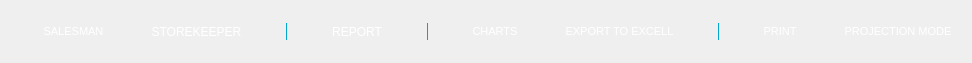
          <widget class="QWidget" name="scrollAreaWidgetContents">
           <property name="geometry">
            <rect>
             <x>0</x>
             <y>0</y>
             <width>972</width>
             <height>63</height>
            </rect>
           </property>
           <layout class="QVBoxLayout" name="verticalLayout_8">
            <property name="spacing">
             <number>0</number>
            </property>
            <property name="leftMargin">
             <number>0</number>
            </property>
            <property name="topMargin">
             <number>0</number>
            </property>
            <property name="rightMargin">
             <number>0</number>
            </property>
            <property name="bottomMargin">
             <number>0</number>
            </property>
            <item>
             <layout class="QHBoxLayout" name="horizontalLayout_9">
              <property name="spacing">
               <number>30</number>
              </property>
              <property name="leftMargin">
               <number>30</number>
              </property>
              <property name="topMargin">
               <number>0</number>
              </property>
              <property name="rightMargin">
               <number>0</number>
              </property>
              <property name="bottomMargin">
               <number>0</number>
              </property>
              <item>
               <widget class="QToolButton" name="add_item">
                <property name="enabled">
                 <bool>true</bool>
                </property>
                <property name="font">
                 <font>
                  <family>Segoe UI</family>
                  <pointsize>8</pointsize>
                 </font>
                </property>
                <property name="cursor">
                 <cursorShape>PointingHandCursor</cursorShape>
                </property>
                <property name="toolTip">
                 <string>Salesman's request</string>
                </property>
                <property name="styleSheet">
                 <string notr="true">QToolButton { /* all types of tool button */
    border: 0;
    border-radius: 0px;
    background-color: 0;
	color: rgb(255, 255, 255);
}

QToolButton:hover {
	border: 1px solid rgb(0, 167, 204);
}
QToolButton:disabled{

	color: rgb(210,210,210);
}
</string>
                </property>
                <property name="text">
                 <string>SALESMAN</string>
                </property>
                <property name="icon">
                 <iconset resource="resource.qrc">
                  <normaloff>:/ico/addItem.png</normaloff>:/ico/addItem.png</iconset>
                </property>
                <property name="iconSize">
                 <size>
                  <width>35</width>
                  <height>35</height>
                 </size>
                </property>
                <property name="popupMode">
                 <enum>QToolButton::DelayedPopup</enum>
                </property>
                <property name="toolButtonStyle">
                 <enum>Qt::ToolButtonTextUnderIcon</enum>
                </property>
                <property name="autoRaise">
                 <bool>false</bool>
                </property>
                <property name="arrowType">
                 <enum>Qt::NoArrow</enum>
                </property>
               </widget>
              </item>
              <item>
               <widget class="QToolButton" name="response">
                <property name="enabled">
                 <bool>true</bool>
                </property>
                <property name="font">
                 <font>
                  <family>Segoe UI</family>
                 </font>
                </property>
                <property name="cursor">
                 <cursorShape>PointingHandCursor</cursorShape>
                </property>
                <property name="statusTip">
                 <string>Storekeeper's response</string>
                </property>
                <property name="styleSheet">
                 <string notr="true">QToolButton { /* all types of tool button */
    border: 0;
    border-radius: 0px;
    background-color: 0;
	color: rgb(255, 255, 255);
}

QToolButton:hover {
	border: 1px solid rgb(0, 167, 204);
}
QToolButton:disabled{

	color: rgb(210,210,210);
}
</string>
                </property>
                <property name="text">
                 <string>STOREKEEPER</string>
                </property>
                <property name="icon">
                 <iconset resource="resource.qrc">
                  <normaloff>:/ico/response.png</normaloff>
                  <disabledoff>:/ico/response-dis.png</disabledoff>:/ico/response.png</iconset>
                </property>
                <property name="iconSize">
                 <size>
                  <width>35</width>
                  <height>35</height>
                 </size>
                </property>
                <property name="autoRepeat">
                 <bool>false</bool>
                </property>
                <property name="toolButtonStyle">
                 <enum>Qt::ToolButtonTextUnderIcon</enum>
                </property>
               </widget>
              </item>
              <item>
               <widget class="Line" name="line_3">
                <property name="sizePolicy">
                 <sizepolicy hsizetype="Fixed" vsizetype="Minimum">
                  <horstretch>0</horstretch>
                  <verstretch>0</verstretch>
                 </sizepolicy>
                </property>
                <property name="styleSheet">
                 <string notr="true">color: rgb(0, 167, 204);</string>
                </property>
                <property name="frameShadow">
                 <enum>QFrame::Plain</enum>
                </property>
                <property name="orientation">
                 <enum>Qt::Vertical</enum>
                </property>
               </widget>
              </item>
              <item>
               <widget class="QToolButton" name="storekeeper_report">
                <property name="enabled">
                 <bool>true</bool>
                </property>
                <property name="font">
                 <font>
                  <family>Segoe UI</family>
                 </font>
                </property>
                <property name="cursor">
                 <cursorShape>PointingHandCursor</cursorShape>
                </property>
                <property name="statusTip">
                 <string>Storekeeper's response</string>
                </property>
                <property name="styleSheet">
                 <string notr="true">QToolButton { /* all types of tool button */
    border: 0;
    border-radius: 0px;
    background-color: 0;
	color: rgb(255, 255, 255);
}

QToolButton:hover {
	border: 1px solid rgb(0, 167, 204);
}
QToolButton:disabled{

	color: rgb(210,210,210);
}
</string>
                </property>
                <property name="text">
                 <string>REPORT</string>
                </property>
                <property name="icon">
                 <iconset resource="resource.qrc">
                  <normaloff>:/ico/report.png</normaloff>:/ico/report.png</iconset>
                </property>
                <property name="iconSize">
                 <size>
                  <width>35</width>
                  <height>35</height>
                 </size>
                </property>
                <property name="autoRepeat">
                 <bool>false</bool>
                </property>
                <property name="toolButtonStyle">
                 <enum>Qt::ToolButtonTextUnderIcon</enum>
                </property>
               </widget>
              </item>
              <item>
               <widget class="Line" name="line">
                <property name="sizePolicy">
                 <sizepolicy hsizetype="Fixed" vsizetype="Minimum">
                  <horstretch>0</horstretch>
                  <verstretch>0</verstretch>
                 </sizepolicy>
                </property>
                <property name="styleSheet">
                 <string notr="true">color: rgb(0, 167, 204);</string>
                </property>
                <property name="frameShadow">
                 <enum>QFrame::Plain</enum>
                </property>
                <property name="orientation">
                 <enum>Qt::Vertical</enum>
                </property>
               </widget>
              </item>
              <item>
               <widget class="QToolButton" name="charts">
                <property name="enabled">
                 <bool>true</bool>
                </property>
                <property name="font">
                 <font>
                  <family>Segoe UI</family>
                  <pointsize>8</pointsize>
                 </font>
                </property>
                <property name="cursor">
                 <cursorShape>PointingHandCursor</cursorShape>
                </property>
                <property name="toolTip">
                 <string>Salesman's request</string>
                </property>
                <property name="styleSheet">
                 <string notr="true">QToolButton { /* all types of tool button */
    border: 0;
    border-radius: 0px;
    background-color: 0;
	color: rgb(255, 255, 255);
}

QToolButton:hover {
	border: 1px solid rgb(0, 167, 204);
}
QToolButton:disabled{

	color: rgb(210,210,210);
}
</string>
                </property>
                <property name="text">
                 <string>CHARTS</string>
                </property>
                <property name="icon">
                 <iconset resource="resource.qrc">
                  <normaloff>:/ico/bar-chart.png</normaloff>:/ico/bar-chart.png</iconset>
                </property>
                <property name="iconSize">
                 <size>
                  <width>35</width>
                  <height>35</height>
                 </size>
                </property>
                <property name="popupMode">
                 <enum>QToolButton::DelayedPopup</enum>
                </property>
                <property name="toolButtonStyle">
                 <enum>Qt::ToolButtonTextUnderIcon</enum>
                </property>
                <property name="autoRaise">
                 <bool>false</bool>
                </property>
                <property name="arrowType">
                 <enum>Qt::NoArrow</enum>
                </property>
               </widget>
              </item>
              <item>
               <widget class="QToolButton" name="export_2">
                <property name="enabled">
                 <bool>true</bool>
                </property>
                <property name="font">
                 <font>
                  <family>Segoe UI</family>
                  <pointsize>8</pointsize>
                 </font>
                </property>
                <property name="cursor">
                 <cursorShape>PointingHandCursor</cursorShape>
                </property>
                <property name="toolTip">
                 <string>Salesman's request</string>
                </property>
                <property name="styleSheet">
                 <string notr="true">QToolButton { /* all types of tool button */
    border: 0;
    border-radius: 0px;
    background-color: 0;
	color: rgb(255, 255, 255);
}

QToolButton:hover {
	border: 1px solid rgb(0, 167, 204);
}
QToolButton:disabled{

	color: rgb(210,210,210);
}
</string>
                </property>
                <property name="text">
                 <string>EXPORT TO EXCELL</string>
                </property>
                <property name="icon">
                 <iconset resource="resource.qrc">
                  <normaloff>:/ico/layers-1.png</normaloff>:/ico/layers-1.png</iconset>
                </property>
                <property name="iconSize">
                 <size>
                  <width>35</width>
                  <height>35</height>
                 </size>
                </property>
                <property name="popupMode">
                 <enum>QToolButton::DelayedPopup</enum>
                </property>
                <property name="toolButtonStyle">
                 <enum>Qt::ToolButtonTextUnderIcon</enum>
                </property>
                <property name="autoRaise">
                 <bool>false</bool>
                </property>
                <property name="arrowType">
                 <enum>Qt::NoArrow</enum>
                </property>
               </widget>
              </item>
              <item>
               <widget class="Line" name="line_2">
                <property name="sizePolicy">
                 <sizepolicy hsizetype="Fixed" vsizetype="Minimum">
                  <horstretch>0</horstretch>
                  <verstretch>0</verstretch>
                 </sizepolicy>
                </property>
                <property name="styleSheet">
                 <string notr="true">color: rgb(0, 167, 204);</string>
                </property>
                <property name="frameShadow">
                 <enum>QFrame::Plain</enum>
                </property>
                <property name="orientation">
                 <enum>Qt::Vertical</enum>
                </property>
               </widget>
              </item>
              <item>
               <widget class="QToolButton" name="print">
                <property name="enabled">
                 <bool>true</bool>
                </property>
                <property name="font">
                 <font>
                  <family>Segoe UI</family>
                  <pointsize>8</pointsize>
                 </font>
                </property>
                <property name="cursor">
                 <cursorShape>PointingHandCursor</cursorShape>
                </property>
                <property name="toolTip">
                 <string>Salesman's request</string>
                </property>
                <property name="styleSheet">
                 <string notr="true">QToolButton { /* all types of tool button */
    border: 0;
    border-radius: 0px;
    background-color: 0;
	color: rgb(255, 255, 255);
}

QToolButton:hover {
	border: 1px solid rgb(0, 167, 204);
}
QToolButton:disabled{

	color: rgb(210,210,210);
}
</string>
                </property>
                <property name="text">
                 <string>PRINT</string>
                </property>
                <property name="icon">
                 <iconset resource="resource.qrc">
                  <normaloff>:/ico/print.png</normaloff>:/ico/print.png</iconset>
                </property>
                <property name="iconSize">
                 <size>
                  <width>35</width>
                  <height>35</height>
                 </size>
                </property>
                <property name="popupMode">
                 <enum>QToolButton::DelayedPopup</enum>
                </property>
                <property name="toolButtonStyle">
                 <enum>Qt::ToolButtonTextUnderIcon</enum>
                </property>
                <property name="autoRaise">
                 <bool>false</bool>
                </property>
                <property name="arrowType">
                 <enum>Qt::NoArrow</enum>
                </property>
               </widget>
              </item>
              <item>
               <widget class="QToolButton" name="project">
                <property name="enabled">
                 <bool>true</bool>
                </property>
                <property name="font">
                 <font>
                  <family>Segoe UI</family>
                  <pointsize>8</pointsize>
                 </font>
                </property>
                <property name="cursor">
                 <cursorShape>PointingHandCursor</cursorShape>
                </property>
                <property name="toolTip">
                 <string>Salesman's request</string>
                </property>
                <property name="styleSheet">
                 <string notr="true">QToolButton { /* all types of tool button */
    border: 0;
    border-radius: 0px;
    background-color: 0;
	color: rgb(255, 255, 255);
}

QToolButton:hover {
	border: 1px solid rgb(0, 167, 204);
}
QToolButton:disabled{

	color: rgb(210,210,210);
}
</string>
                </property>
                <property name="text">
                 <string>PROJECTION MODE</string>
                </property>
                <property name="icon">
                 <iconset resource="resource.qrc">
                  <normaloff>:/ico/project.png</normaloff>:/ico/project.png</iconset>
                </property>
                <property name="iconSize">
                 <size>
                  <width>35</width>
                  <height>35</height>
                 </size>
                </property>
                <property name="popupMode">
                 <enum>QToolButton::DelayedPopup</enum>
                </property>
                <property name="toolButtonStyle">
                 <enum>Qt::ToolButtonTextUnderIcon</enum>
                </property>
                <property name="autoRaise">
                 <bool>false</bool>
                </property>
                <property name="arrowType">
                 <enum>Qt::NoArrow</enum>
                </property>
               </widget>
              </item>
             </layout>
            </item>
           </layout>
          </widget>
